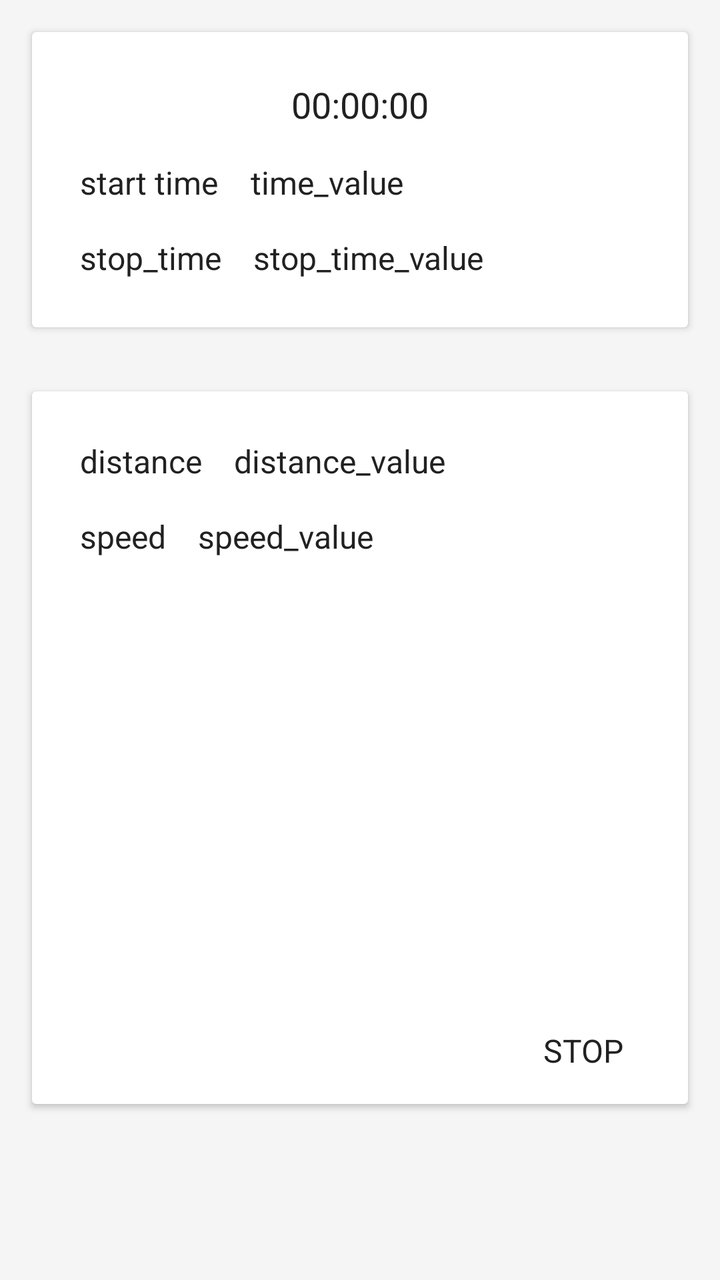
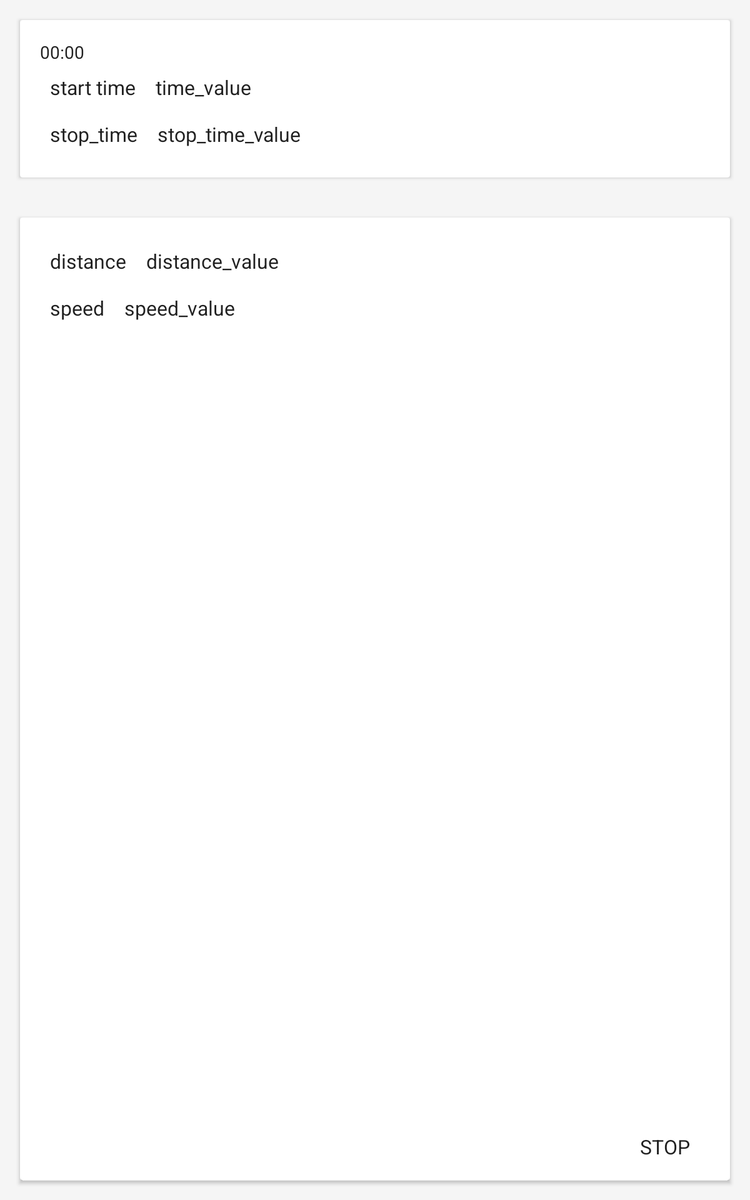

Compare how this app lays out the same screen by default and in its alternative resource folder. The renders come first, then the two layout files and the values they reference.
<!-- AndroidManifest.xml: application theme AppTheme -->
<!-- res/layout/fragment_t.xml -->
<?xml version="1.0" encoding="utf-8"?>
<RelativeLayout xmlns:android="http://schemas.android.com/apk/res/android"
    android:id="@+id/fragment_content"
    android:layout_width="match_parent"
    android:layout_height="match_parent"
    android:background="@color/windowBackground"
    android:clickable="true">



    <android.support.v7.widget.CardView
        android:id="@+id/card1"
        android:layout_width="match_parent"
        android:layout_height="wrap_content"
        android:layout_alignParentLeft="true"
        android:layout_alignParentTop="true"
        android:layout_margin="16dp"
        android:background="@color/cards_dialogs">

        <RelativeLayout
            android:layout_width="match_parent"
            android:layout_height="wrap_content"
            android:layout_centerHorizontal="true"
            android:layout_centerVertical="true"
            android:padding="16dp">

            <TextView
                android:id="@+id/time_all"
                android:layout_width="wrap_content"
                android:layout_height="wrap_content"
                android:layout_alignParentLeft="false"
                android:layout_alignParentTop="true"
                android:layout_centerHorizontal="true"
                android:layout_margin="8dp"
                android:lines="1"
                android:text="00:00:00"
                android:textColor="@color/textColorPrimary"
                android:textSize="18sp" />

            <TextView
                android:id="@+id/time"
                android:layout_width="wrap_content"
                android:layout_height="wrap_content"
                android:layout_alignParentLeft="true"
                android:layout_alignParentTop="false"
                android:layout_below="@+id/time_all"
                android:layout_margin="8dp"
                android:lines="1"
                android:text="start time"
                android:textColor="@color/textColorPrimary"
                android:textSize="@dimen/primary_text_size" />

            <TextView
                android:id="@+id/start_time_value"
                android:layout_width="wrap_content"
                android:layout_height="wrap_content"
                android:layout_below="@+id/time_all"
                android:layout_margin="8dp"
                android:layout_toRightOf="@+id/time"
                android:lines="1"
                android:text="time_value"
                android:textColor="@color/textColorPrimary"
                android:textSize="@dimen/primary_text_size" />

            <TextView
                android:id="@+id/stop_time"
                android:layout_width="wrap_content"
                android:layout_height="wrap_content"
                android:layout_alignParentBottom="false"
                android:layout_alignParentLeft="true"
                android:layout_below="@+id/time"
                android:layout_margin="8dp"
                android:lines="1"
                android:text="stop_time"
                android:textColor="@color/textColorPrimary"
                android:textSize="@dimen/primary_text_size" />

            <TextView
                android:id="@+id/stop_time_value"
                android:layout_width="wrap_content"
                android:layout_height="wrap_content"
                android:layout_below="@+id/start_time_value"
                android:layout_margin="8dp"
                android:layout_toRightOf="@+id/stop_time"
                android:lines="1"
                android:text="stop_time_value"
                android:textColor="@color/textColorPrimary"
                android:textSize="@dimen/primary_text_size" />


        </RelativeLayout>
    </android.support.v7.widget.CardView>

    <android.support.v7.widget.CardView
        android:id="@+id/card"
        android:layout_width="match_parent"
        android:layout_height="wrap_content"
        android:layout_alignParentTop="false"
        android:layout_marginBottom="88dp"
        android:layout_marginRight="16dp"
        android:layout_marginTop="16dp"
        android:layout_marginLeft="16dp"
        android:background="@color/cards_dialogs"
        android:layout_alignParentLeft="false"
        android:layout_below="@+id/card1"
        android:layout_centerHorizontal="true">

        <RelativeLayout
            android:layout_width="wrap_content"
            android:layout_height="wrap_content"
            android:padding="16dp">

            <TextView
                android:id="@+id/distance"
                android:layout_width="wrap_content"
                android:layout_height="wrap_content"
                android:layout_alignParentBottom="false"
                android:layout_alignParentLeft="true"
                android:layout_alignParentTop="true"
                android:layout_margin="8dp"
                android:text="distance"
                android:textColor="@color/textColorPrimary"
                android:textSize="@dimen/primary_text_size" />

            <TextView
                android:id="@+id/distance_value"
                android:layout_width="wrap_content"
                android:layout_height="wrap_content"
                android:layout_alignParentTop="true"
                android:layout_margin="8dp"
                android:layout_toRightOf="@+id/distance"
                android:text="distance_value"
                android:textColor="@color/textColorPrimary"
                android:textSize="@dimen/primary_text_size" />

            <TextView
                android:id="@+id/speed"
                android:layout_width="wrap_content"
                android:layout_height="wrap_content"
                android:layout_alignParentBottom="false"
                android:layout_alignParentLeft="true"
                android:layout_alignParentTop="false"
                android:layout_margin="8dp"
                android:text="speed"
                android:textColor="@color/textColorPrimary"
                android:textSize="@dimen/primary_text_size"
                android:layout_below="@+id/distance" />

            <TextView
                android:id="@+id/speed_value"
                android:layout_width="wrap_content"
                android:layout_height="wrap_content"
                android:layout_alignParentTop="false"
                android:layout_margin="8dp"
                android:layout_toRightOf="@+id/speed"
                android:text="speed_value"
                android:textColor="@color/textColorPrimary"
                android:textSize="@dimen/primary_text_size"
                android:layout_below="@+id/distance_value" />

            <Button
                android:id="@+id/stop"
                android:layout_width="wrap_content"
                android:layout_height="wrap_content"
                android:layout_alignParentBottom="true"
                android:layout_alignParentRight="true"
                android:layout_margin="16dp"
                android:text="STOP"
                android:textColor="@color/textColorPrimary"
                android:textSize="@dimen/primary_text_size" />
        </RelativeLayout>
    </android.support.v7.widget.CardView>


</RelativeLayout>
<!-- resources referenced by this layout -->
<resources>
  <color name="cards_dialogs">#FFFFFF</color>
  <color name="textColorPrimary">#212121</color>
  <color name="windowBackground">#f5f5f5</color>
  <dimen name="primary_text_size">16sp</dimen>
  <!-- from res/values-v21/ -->
  <style name="AppTheme" parent="Theme.AppCompat.Light.NoActionBar">
  
  
          <item name="android:colorPrimary">@color/colorPrimary</item>
          <item name="android:colorPrimaryDark">@color/colorPrimaryDark</item>
          <item name="android:colorAccent">@color/colorAcccent</item>
          <item name="colorAccent">@color/colorAcccent</item>
  
          <item name="android:windowBackground">@color/windowBackground</item>
  
          <item name="android:textColorPrimary">@color/textColorPrimary</item>
          <item name="android:textColorSecondary">@color/textColorSecondary</item>
          <item name="android:textColorHint">@color/textColorHint</item>
          <item name="android:progressBarStyle">@style/ProgressBarStyle</item>
          <item name="android:buttonStyle">@style/ButtonStyle</item>
      </style>
  <color name="colorPrimary">#607D8B</color>
  <color name="colorPrimaryDark">#455A64</color>
  <color name="colorAcccent">#00BCD4</color>
  <color name="textColorSecondary">#727272</color>
  <color name="textColorHint">#BDBDBD</color>
  <!-- from res/values-v21/ -->
  <style name="ProgressBarStyle" parent="Theme.AppCompat.Light.NoActionBar">
          <item name="android:colorAccent">@color/colorAcccent</item>
          <item name="colorAccent">@color/colorAcccent</item>
      </style>
  <!-- from res/values-v21/ -->
  <style name="ButtonStyle" parent="Theme.AppCompat.Light.NoActionBar">
          <item name="android:textColorPrimary">@color/textColorPrimaryInverted</item>
          <item name="android:textColorSecondary">@color/textColorPrimaryInverted</item>
      </style>
  <color name="textColorPrimaryInverted">#FFFFFF</color>
</resources>
<!-- res/layout-large/fragment_t.xml (the repository's variant of the layout above) -->
<!-- drawn on a 7-inch tablet held upright -->
<?xml version="1.0" encoding="utf-8"?>
<RelativeLayout xmlns:android="http://schemas.android.com/apk/res/android"
    android:id="@+id/fragment_content"
    android:layout_width="match_parent"
    android:layout_height="match_parent"
    android:background="@color/windowBackground"
    android:clickable="true">

    <android.support.v7.widget.CardView
        android:id="@+id/card1"
        android:layout_width="match_parent"
        android:layout_height="wrap_content"
        android:layout_alignParentLeft="true"
        android:layout_alignParentTop="true"
        android:layout_margin="16dp"
        android:background="@color/cards_dialogs">

        <RelativeLayout
            android:layout_width="wrap_content"
            android:layout_height="wrap_content"
            android:layout_centerHorizontal="true"
            android:layout_centerVertical="true"
            android:padding="16dp">

            <Chronometer
                android:layout_width="match_parent"
                android:layout_height="wrap_content"
                android:id="@+id/chronometer"
                android:layout_alignParentTop="true"
                android:layout_alignParentRight="true"
                android:layout_alignParentEnd="true" />

            <TextView
                android:id="@+id/time"
                android:layout_width="wrap_content"
                android:layout_height="wrap_content"
                android:layout_alignParentLeft="true"
                android:layout_alignParentTop="false"
                android:layout_margin="8dp"
                android:lines="1"
                android:text="start time"
                android:textColor="@color/textColorPrimary"
                android:textSize="@dimen/primary_text_size"
                android:layout_below="@+id/chronometer" />

            <TextView
                android:id="@+id/start_time_value"
                android:layout_width="wrap_content"
                android:layout_height="wrap_content"
                android:layout_margin="8dp"
                android:layout_toRightOf="@+id/time"
                android:lines="1"
                android:text="time_value"
                android:textColor="@color/textColorPrimary"
                android:textSize="@dimen/primary_text_size"
                android:layout_below="@+id/chronometer" />

            <TextView
                android:id="@+id/stop_time"
                android:layout_width="wrap_content"
                android:layout_height="wrap_content"
                android:layout_alignParentBottom="false"
                android:layout_alignParentLeft="true"
                android:layout_below="@+id/time"
                android:layout_margin="8dp"
                android:lines="1"
                android:text="stop_time"
                android:textColor="@color/textColorPrimary"
                android:textSize="@dimen/primary_text_size" />

            <TextView
                android:id="@+id/stop_time_value"
                android:layout_width="wrap_content"
                android:layout_height="wrap_content"
                android:layout_below="@+id/start_time_value"
                android:layout_margin="8dp"
                android:layout_toRightOf="@+id/stop_time"
                android:lines="1"
                android:text="stop_time_value"
                android:textColor="@color/textColorPrimary"
                android:textSize="@dimen/primary_text_size" />


        </RelativeLayout>
    </android.support.v7.widget.CardView>

    <android.support.v7.widget.CardView
        android:id="@+id/card"
        android:layout_width="wrap_content"
        android:layout_height="wrap_content"
        android:layout_alignParentTop="false"
        android:layout_margin="16dp"
        android:background="@color/cards_dialogs"
        android:padding="16dp"
        android:layout_below="@+id/card1">

        <RelativeLayout
            android:layout_width="wrap_content"
            android:layout_height="wrap_content"
            android:padding="16dp">

            <TextView
                android:id="@+id/distance"
                android:layout_width="wrap_content"
                android:layout_height="wrap_content"
                android:layout_alignParentBottom="false"
                android:layout_alignParentLeft="true"
                android:layout_alignParentTop="true"
                android:layout_margin="8dp"
                android:text="distance"
                android:textColor="@color/textColorPrimary"
                android:textSize="@dimen/primary_text_size" />

            <TextView
                android:id="@+id/distance_value"
                android:layout_width="wrap_content"
                android:layout_height="wrap_content"
                android:layout_alignParentTop="true"
                android:layout_margin="8dp"
                android:layout_toRightOf="@+id/distance"
                android:text="distance_value"
                android:textColor="@color/textColorPrimary"
                android:textSize="@dimen/primary_text_size" />

            <TextView
                android:id="@+id/speed"
                android:layout_width="wrap_content"
                android:layout_height="wrap_content"
                android:layout_alignParentBottom="false"
                android:layout_alignParentLeft="true"
                android:layout_alignParentTop="false"
                android:layout_margin="8dp"
                android:text="speed"
                android:textColor="@color/textColorPrimary"
                android:textSize="@dimen/primary_text_size"
                android:layout_below="@+id/distance" />

            <TextView
                android:id="@+id/speed_value"
                android:layout_width="wrap_content"
                android:layout_height="wrap_content"
                android:layout_alignParentTop="false"
                android:layout_margin="8dp"
                android:layout_toRightOf="@+id/speed"
                android:text="speed_value"
                android:textColor="@color/textColorPrimary"
                android:textSize="@dimen/primary_text_size"
                android:layout_below="@+id/distance_value" />

            <Button
                android:id="@+id/stop"
                android:layout_width="wrap_content"
                android:layout_height="wrap_content"
                android:layout_alignParentBottom="true"
                android:layout_alignParentRight="true"
                android:layout_margin="16dp"
                android:text="STOP"
                android:textColor="@color/textColorPrimary"
                android:textSize="@dimen/primary_text_size" />
        </RelativeLayout>
    </android.support.v7.widget.CardView>




</RelativeLayout>
